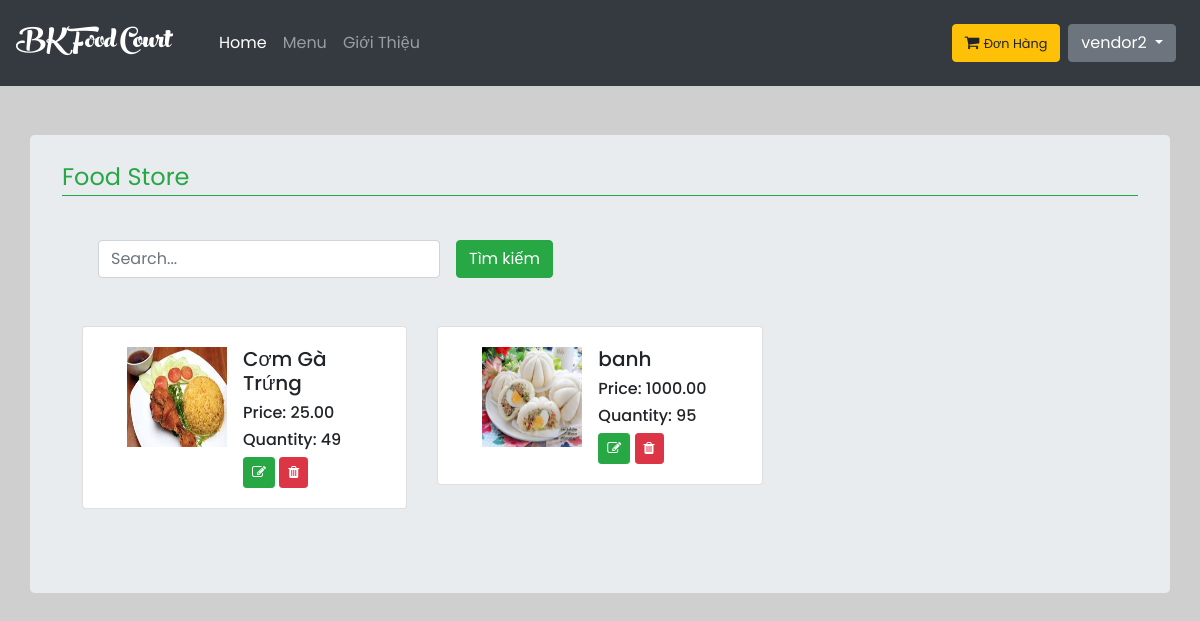
Before: /menu/foodstore/ (signed in) with the older database file.
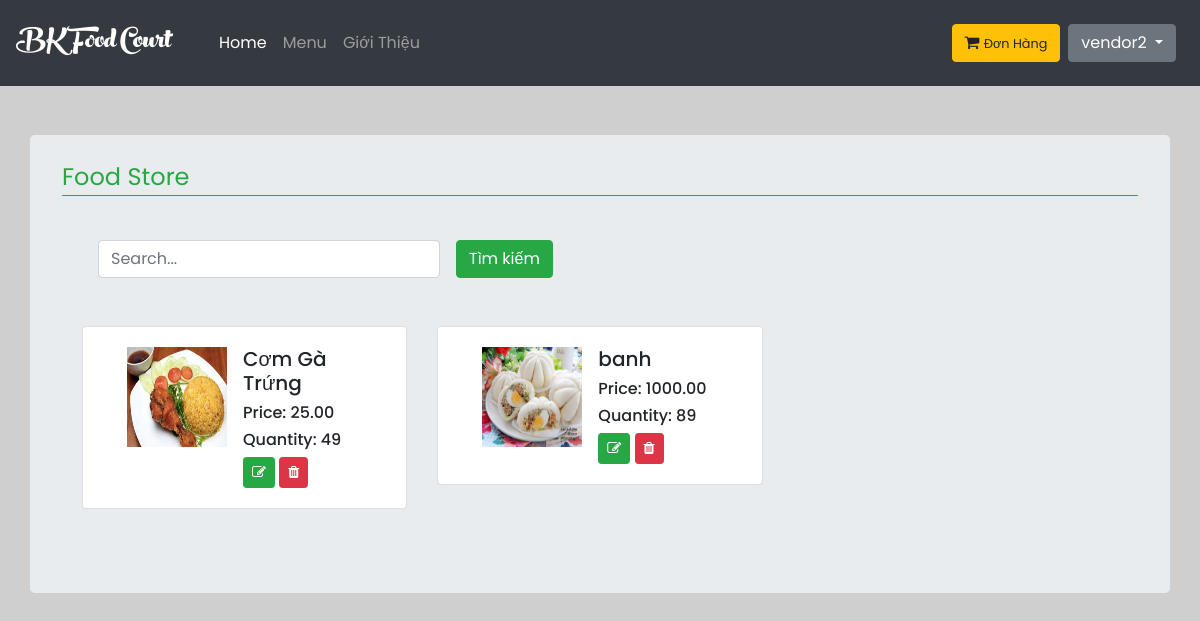
After: the same page with the newer database file.
### home/models.py (models this page shows, shortened)
class Product(models.Model):
    CATEGORY = (
        (0, 'Cơm'),
        (1, 'Bún'),
        (2, 'Phở'),
        (3, 'Bánh Mì'),
    )
    shop = models.ForeignKey(User, on_delete=models.CASCADE, limit_choices_to={
        'is_staff': True
    }, default=True)
    category = models.IntegerField(choices=CATEGORY)
    name = models.CharField(max_length=200,
                            db_index=True)
    slug = models.SlugField(max_length=200,
                            db_index=True)
    image = models.ImageField(upload_to='products/%Y/%m/%d',
                              blank=True)
    description = models.TextField(blank=True)
    price = models.DecimalField(max_digits=10, decimal_places=2)
    available = models.BooleanField(default=True)
    created = models.DateTimeField(auto_now_add=True)
    updated = models.DateTimeField(auto_now=True)
    quantity = models.IntegerField(default=1)
    class Meta:
        ordering = ('name',)
        index_together = (('id', 'slug'),)

### menu/views.py (the view)
# urls.py: url('foodstore/', login_required(views.food_store), name='foodstore'),
@login_required
def food_store(request):
    food = Product.objects.filter(shop_id=request.user.id)
    context = {
        'foods': food,
    }
    return render(request, 'menu/foodstore.html', context)

### Food/processor.py (called while the page is built)
def context(request):
    return {
        'list': foods.objects.all(),
    }

### templates/menu/foodstore.html (shortened to what this page needs)
{% extends 'home/base.html' %}
{% block container %}
    <div class="container mt-5 jumbotron pt-4">
        <fieldset class="mb-3">
            <legend class="border-success border-bottom text-success">Food Store</legend>
        </fieldset>
        {% if user.is_staff %}
            <div class="card-body">
                <form method="get" class="form-inline">
                    <div class="form-group mx-sm-3 mb-2">
                        <input type="text" placeholder="Search..." name="q" class="form-control ">
                    </div>
                    <button class="btn btn-success mb-2" type="submit">Tìm kiếm</button>
                </form>
            </div>
            {% if foods.count > 0 %}
                <div class="card-body">
                    <div class="row">
                        {% for x in foods %}
                            <div class="col-md-4">
                                <div class="card">
                                    <div class="media card-body">
                                        <img src="{{ x.image.url }}" class="mr-3 ml-4" alt="..."
                                             style="width: 100px; height: 100px">
                                        <div class="media-body" style="width: 90%">
                                            <h5 class="mt-0">{{ x.name }}</h5>
                                            <h6>Price: {{ x.price }}</h6>
                                            <h6>Quantity: {{ x.quantity }}</h6>
                                            <a href="{% url 'foodstore-edit' x.id %}" style="text-decoration: none">
                                                <button class="btn btn-success btn-sm">
                                                    <i class="fa fa-pencil-square-o"></i>
                                                </button>
                                            </a>
                                            <a href="{% url 'foodstore-delete' x.id %}">
                                                <button class="btn btn-danger btn-sm">
                                                    <i class="fa fa-trash"></i>
                                                </button>
                                            </a>
                                        </div>
                                    </div>
                                </div>
                            </div>
                        {% endfor %}
                    </div>
                </div>
            {% else %}
                <h5 class="text-capitalize"> Không có sản phẩm nào !</h5>
            {% endif %}
        {% else %}
            <div class="m-auto">
                <h5 class="text-danger m-auto"> Tài khoản không hợp lệ!</h5>
            </div>
        {% endif %}
    </div>
{% endblock %}

Changed rows visible on the page:
changed Product "banh": quantity "95" → "89"
